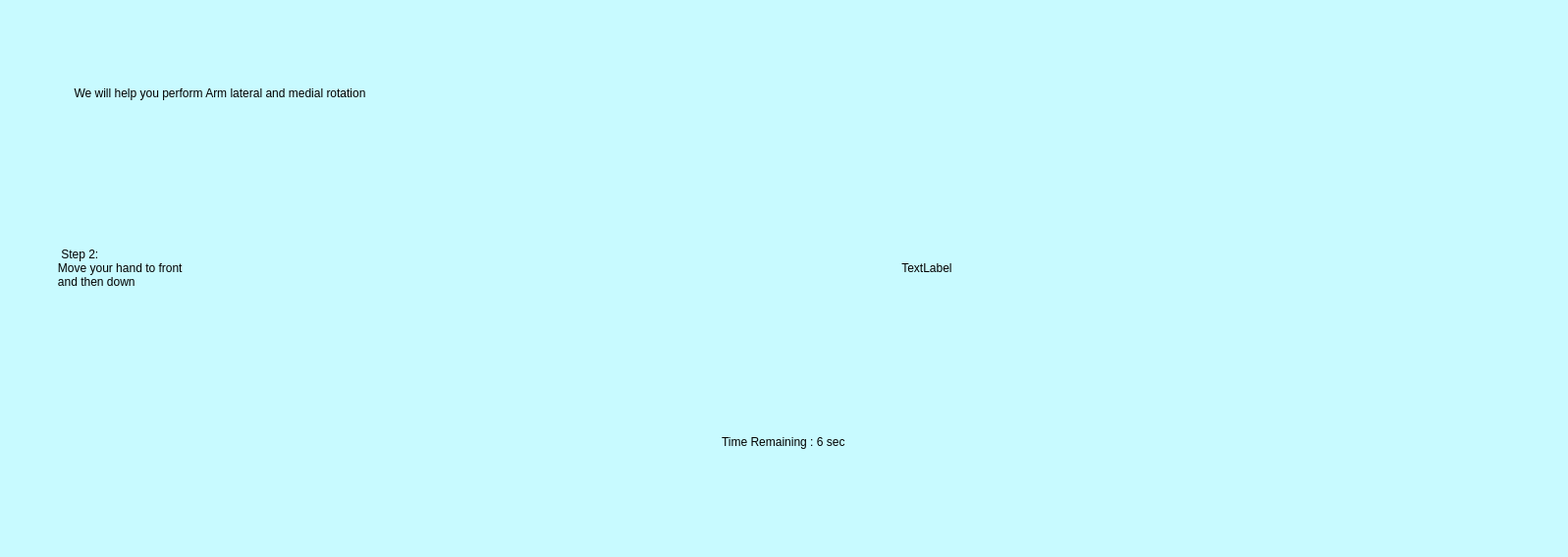
<?xml version="1.0" encoding="UTF-8"?>
<ui version="4.0">
 <class>MainWindow</class>
 <widget class="QMainWindow" name="MainWindow">
  <property name="geometry">
   <rect>
    <x>0</x>
    <y>0</y>
    <width>1597</width>
    <height>567</height>
   </rect>
  </property>
  <property name="windowTitle">
   <string>MainWindow</string>
  </property>
  <property name="styleSheet">
   <string notr="true">background-color: rgb(200, 250, 255);</string>
  </property>
  <widget class="QWidget" name="centralwidget">
   <layout class="QVBoxLayout" name="verticalLayout_2">
    <item>
     <widget class="QLabel" name="title">
      <property name="styleSheet">
       <string notr="true">font: 75 30pt &quot;MS Shell Dlg 2&quot;;</string>
      </property>
      <property name="text">
       <string>                    We will help you perform Arm lateral and medial rotation</string>
      </property>
     </widget>
    </item>
    <item>
     <layout class="QHBoxLayout" name="horizontalLayout_3">
      <item>
       <widget class="QLabel" name="step">
        <property name="enabled">
         <bool>true</bool>
        </property>
        <property name="sizePolicy">
         <sizepolicy hsizetype="Preferred" vsizetype="Preferred">
          <horstretch>0</horstretch>
          <verstretch>0</verstretch>
         </sizepolicy>
        </property>
        <property name="styleSheet">
         <string notr="true">font: 30pt &quot;MS Shell Dlg 2&quot;;</string>
        </property>
        <property name="text">
         <string>                Step 2:
               Move your hand to front 
               and then down</string>
        </property>
       </widget>
      </item>
      <item>
       <widget class="QLabel" name="gif">
        <property name="sizePolicy">
         <sizepolicy hsizetype="Preferred" vsizetype="Preferred">
          <horstretch>0</horstretch>
          <verstretch>0</verstretch>
         </sizepolicy>
        </property>
        <property name="text">
         <string>                                   TextLabel</string>
        </property>
       </widget>
      </item>
     </layout>
    </item>
    <item>
     <layout class="QHBoxLayout" name="horizontalLayout_4">
      <item>
       <widget class="QLabel" name="time">
        <property name="sizePolicy">
         <sizepolicy hsizetype="Fixed" vsizetype="Preferred">
          <horstretch>0</horstretch>
          <verstretch>0</verstretch>
         </sizepolicy>
        </property>
        <property name="styleSheet">
         <string notr="true">font: 30pt &quot;MS Shell Dlg 2&quot;;</string>
        </property>
        <property name="text">
         <string>Time Remaining : 6 sec</string>
        </property>
       </widget>
      </item>
     </layout>
    </item>
   </layout>
  </widget>
  <widget class="QMenuBar" name="menubar">
   <property name="geometry">
    <rect>
     <x>0</x>
     <y>0</y>
     <width>1597</width>
     <height>26</height>
    </rect>
   </property>
  </widget>
  <widget class="QStatusBar" name="statusbar"/>
 </widget>
 <resources/>
 <connections/>
</ui>
